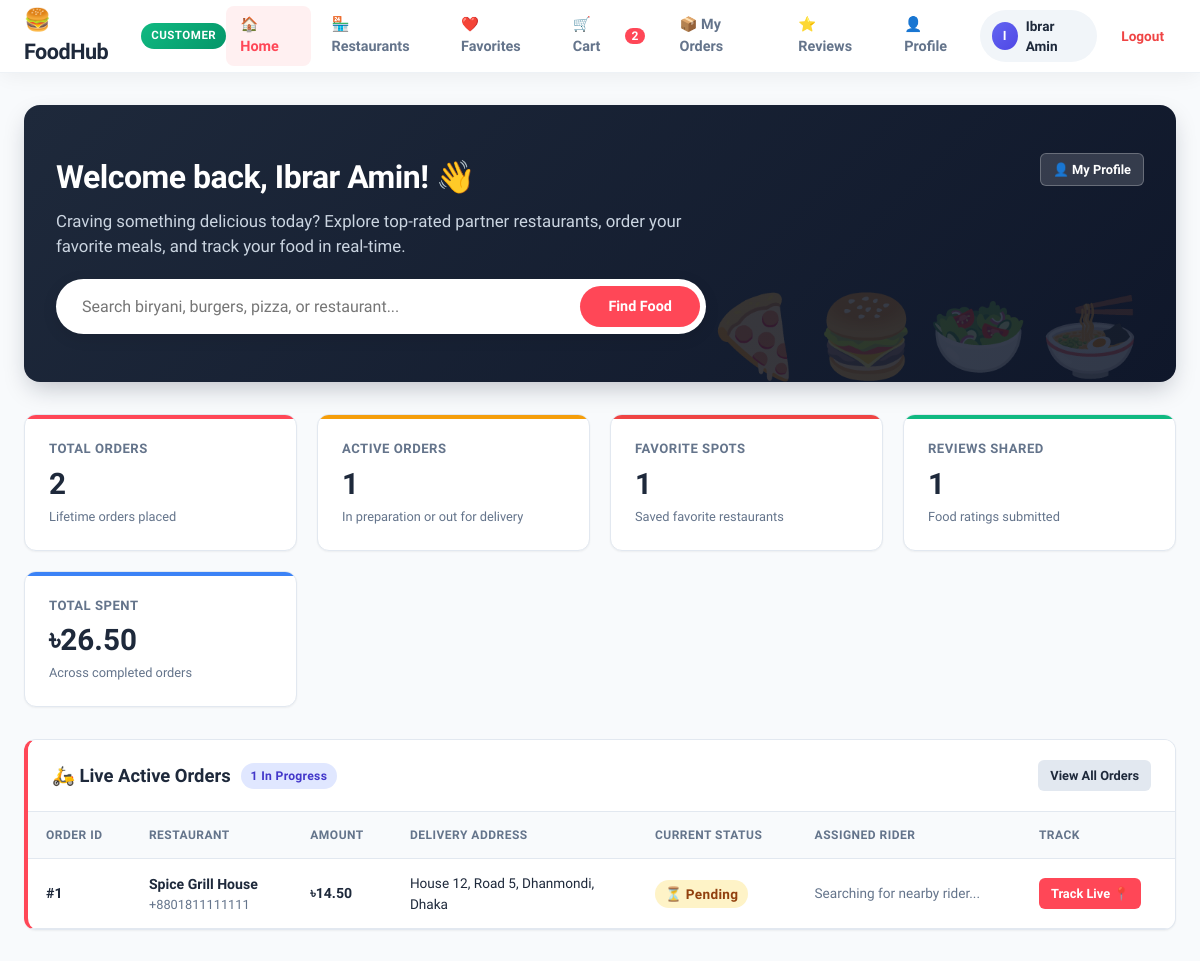
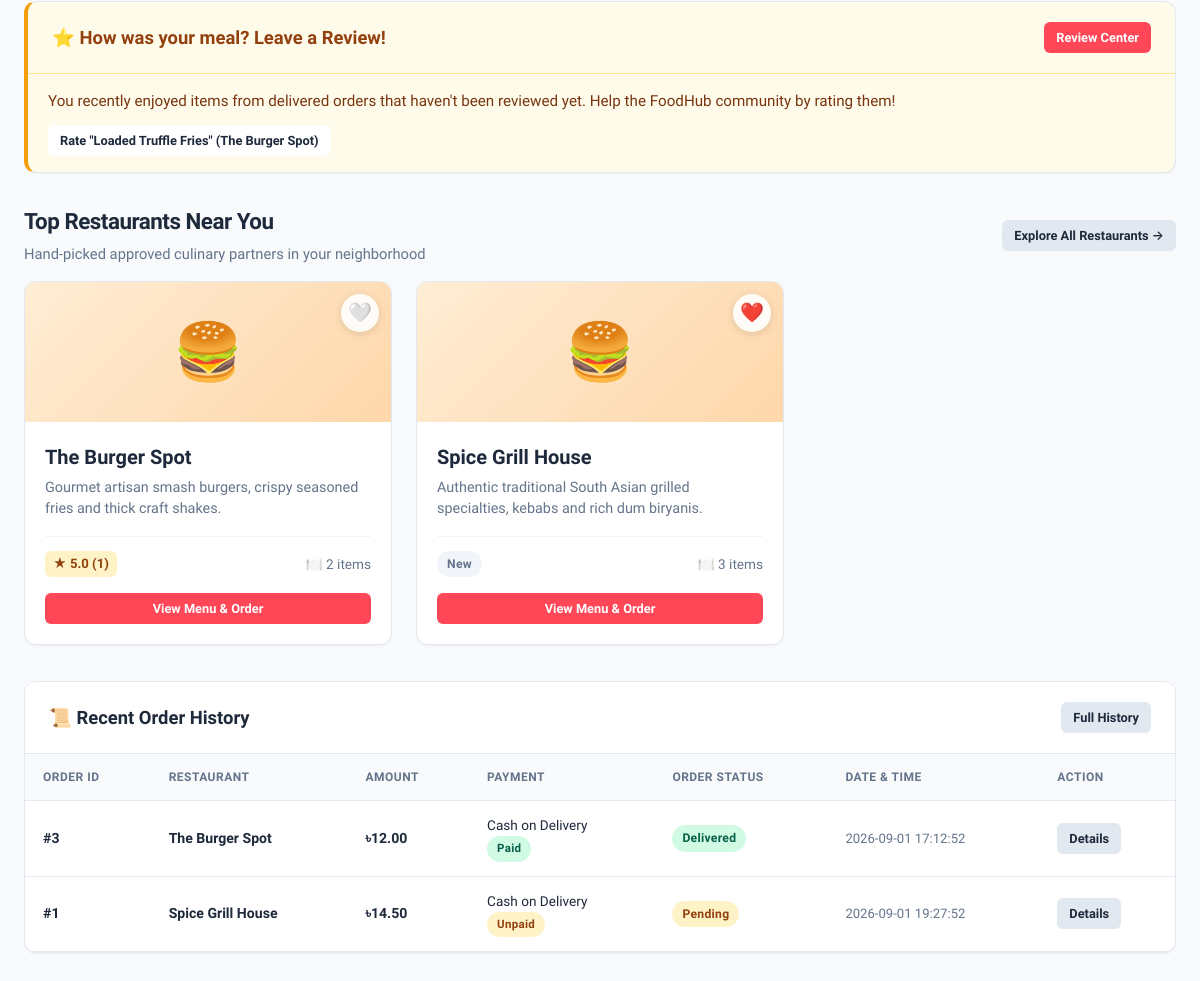
The app's page /dashboard.php (signed in) with its own data (2 pictures, top to bottom).
### tables this page shows
CREATE TABLE orders (
    order_id INT AUTO_INCREMENT PRIMARY KEY,
    customer_id INT NOT NULL,
    restaurant_id INT NOT NULL,
    total_amount DECIMAL(10, 2) NOT NULL,
    order_status ENUM('Pending', 'Preparing', 'Ready for Delivery', 'Out for Delivery', 'Delivered', 'Cancelled') DEFAULT 'Pending',
    delivery_address TEXT NOT NULL,
    payment_method VARCHAR(50) DEFAULT 'Cash on Delivery',
    payment_status ENUM('Unpaid', 'Paid') DEFAULT 'Unpaid',
    created_at TIMESTAMP DEFAULT CURRENT_TIMESTAMP,
    updated_at TIMESTAMP DEFAULT CURRENT_TIMESTAMP ON UPDATE CURRENT_TIMESTAMP,
    FOREIGN KEY (customer_id) REFERENCES users(user_id) ON DELETE CASCADE,
    FOREIGN KEY (restaurant_id) REFERENCES restaurants(restaurant_id) ON DELETE CASCADE
);

CREATE TABLE restaurants (
    restaurant_id INT AUTO_INCREMENT PRIMARY KEY,
    user_id INT NOT NULL,
    name VARCHAR(150) NOT NULL,
    description TEXT,
    address VARCHAR(255) NOT NULL,
    phone VARCHAR(20),
    status ENUM('Pending', 'Approved', 'Rejected', 'Suspended') DEFAULT 'Pending',
    created_at TIMESTAMP DEFAULT CURRENT_TIMESTAMP,
    updated_at TIMESTAMP DEFAULT CURRENT_TIMESTAMP ON UPDATE CURRENT_TIMESTAMP,
    FOREIGN KEY (user_id) REFERENCES users(user_id) ON DELETE CASCADE
);

CREATE TABLE food_items (
    item_id INT AUTO_INCREMENT PRIMARY KEY,
    restaurant_id INT NOT NULL,
    name VARCHAR(150) NOT NULL,
    description TEXT,
    price DECIMAL(10, 2) NOT NULL,
    category VARCHAR(50) DEFAULT 'Main Course',
    status ENUM('Available', 'Unavailable') DEFAULT 'Available',
    created_at TIMESTAMP DEFAULT CURRENT_TIMESTAMP,
    updated_at TIMESTAMP DEFAULT CURRENT_TIMESTAMP ON UPDATE CURRENT_TIMESTAMP,
    FOREIGN KEY (restaurant_id) REFERENCES restaurants(restaurant_id) ON DELETE CASCADE
);

### views/customer/dashboard.php (the view, shortened to what the rows shown need)
<?php
require_once __DIR__ . '/../partials/header.php';
$is_in_customer_dir = (strpos($_SERVER['PHP_SELF'], '/customer/') !== false);
$cust_prefix = $is_in_customer_dir ? '' : 'customer/';
$display_name = $customer_name ?? $user_name ?? 'Foodie';
?>
<div class="main-wrapper">
    <div class="customer-hero">
        <div style="display: flex; justify-content: space-between; align-items: flex-start; flex-wrap: wrap; gap: 16px;">
            <div>
                <h1 style="font-size: 2rem; font-weight: 800; margin-bottom: 8px;">Welcome back, <?php echo htmlspecialchars($display_name); ?>! 👋</h1>
            </div>
        </div>
    </div>
    <?php if (!empty($active_orders)): ?>
    <div class="card" style="border-left: 4px solid var(--primary); margin-bottom: 32px;">
        <div class="card-header" style="display: flex; justify-content: space-between; align-items: center;">
            <div style="display: flex; align-items: center; gap: 10px;">
                <h2 class="card-title" style="margin: 0;">🛵 Live Active Orders</h2>
            </div>
        </div>
        <div class="table-responsive">
            <table class="data-table">
                <thead>
                    <tr>
                        <th>Order ID</th>
                        <th>Restaurant</th>
                        <th>Amount</th>
                        <th>Delivery Address</th>
                        <th>Current Status</th>
                        <th>Assigned Rider</th>
                        <th>Track</th>
                    </tr>
                </thead>
                <tbody>
                    <?php foreach ($active_orders as $act): ?>
                    <tr>
                        <td><strong>#<?php echo $act['order_id']; ?></strong></td>
                        <td>
                            <strong><?php echo htmlspecialchars($act['restaurant_name']); ?></strong>
                            <?php if (!empty($act['restaurant_phone'])): ?>
                                <div style="font-size: 0.8rem; color: var(--text-muted);"><?php echo htmlspecialchars($act['restaurant_phone']); ?></div>
                            <?php endif; ?>
                        </td>
                        <td><strong>৳<?php echo number_format((float)$act['total_amount'], 2); ?></strong></td>
                        <td style="max-width: 220px; font-size: 0.85rem;"><?php echo htmlspecialchars($act['delivery_address']); ?></td>
                        <td>
                            <?php
                            $st = $act['order_status'];
                            $badge = 'badge-pending';
                            ?>
                            <span class="badge <?php echo $badge; ?>" style="font-size: 0.85rem;">⏳ <?php echo htmlspecialchars($st); ?></span>
                        </td>
                        <td>
                            <?php if (!empty($act['rider_name']) && $act['rider_name'] !== 'Unassigned'): ?>
                                <strong>🛵 <?php echo htmlspecialchars($act['rider_name']); ?></strong>
                                <?php if (!empty($act['rider_phone'])): ?>
                                    <div style="font-size: 0.8rem; color: var(--text-muted);"><?php echo htmlspecialchars($act['rider_phone']); ?></div>
                                <?php endif; ?>
                            <?php else: ?>
                                <span style="color: var(--text-muted); font-size: 0.85rem;">Searching for nearby rider...</span>
                            <?php endif; ?>
                        </td>
                        <td>
                            <a href="<?php echo $cust_prefix; ?>order_track.php?order_id=<?php echo $act['order_id']; ?>" class="btn btn-primary btn-sm">
                                Track Live 📍
                            </a>
                        </td>
                    </tr>
                    <?php endforeach; ?>
                </tbody>
            </table>
        </div>
    </div>
    <?php endif; ?>
    <?php if (!empty($unreviewed_items)): ?>
    <div class="card" style="border-left: 4px solid #f59e0b; margin-bottom: 32px; background: #fffbeb;">
        <div class="card-header" style="background: transparent; border-bottom: 1px solid #fde68a;">
            <h2 class="card-title" style="color: #92400e; margin: 0;">⭐ How was your meal? Leave a Review!</h2>
        </div>
        <div style="padding: 16px 20px;">
            <div style="display: flex; gap: 12px; flex-wrap: wrap;">
                <?php foreach (array_slice($unreviewed_items, 0, 3) as $unrev): ?>
                    <a href="<?php echo $cust_prefix; ?>reviews.php#review-<?php echo $unrev['order_id']; ?>-<?php echo $unrev['item_id']; ?>"
                       class="btn btn-secondary btn-sm"
                       style="background: #ffffff;">
                        Rate "<?php echo htmlspecialchars($unrev['item_name']); ?>" (<?php echo htmlspecialchars($unrev['restaurant_name']); ?>)
                    </a>
                <?php endforeach; ?>
            </div>
        </div>
    </div>
    <?php endif; ?>
    <div class="page-header" style="margin-top: 16px; margin-bottom: 16px;">
        <div>
            <h2 class="page-title" style="font-size: 1.4rem;">Top Restaurants Near You</h2>
        </div>
    </div>
    <div class="catalog-grid">
        <?php if (!empty($featured_restaurants)): ?>
            <?php foreach ($featured_restaurants as $rest): ?>
                <div class="restaurant-card">
                    <div class="restaurant-cover">
                        🍔
                        <?php if (!empty($rest['is_favorite'])): ?>
                            <form action="<?php echo $cust_prefix; ?>actions/remove_favorite.php" method="POST">
                                <button type="submit" class="fav-action-btn" title="Remove from favorites">❤️</button>
                            </form>
                        <?php else: ?>
                            <form action="<?php echo $cust_prefix; ?>actions/add_favorite.php" method="POST">
                                <button type="submit" class="fav-action-btn" title="Add to favorites">🤍</button>
                            </form>
                        <?php endif; ?>
                    </div>
                    <div class="restaurant-body">
                        <h3 class="restaurant-title"><?php echo htmlspecialchars($rest['restaurant_name']); ?></h3>
                        <p class="restaurant-desc"><?php echo htmlspecialchars($rest['description'] ?? 'Authentic flavors and freshly prepared dishes.'); ?></p>
                        <div class="restaurant-meta">
                            <div>
                                <?php if (!empty($rest['total_reviews']) && $rest['total_reviews'] > 0): ?>
                                    <span class="rating-badge">★ <?php echo number_format((float)$rest['avg_rating'], 1); ?> (<?php echo $rest['total_reviews']; ?>)</span>
                                <?php else: ?>
                                    <span class="badge" style="background:#f1f5f9; color:#64748b;">New</span>
                                <?php endif; ?>
                            </div>
                            <div>🍽️ <?php echo $rest['total_items'] ?? $rest['available_items'] ?? 0; ?> items</div>
                        </div>
                        <div style="margin-top: 16px;">
                            <a href="<?php echo $cust_prefix; ?>view_menu.php?restaurant_id=<?php echo $rest['restaurant_id']; ?>" class="btn btn-primary btn-sm" style="width: 100%; text-align: center;">
                                View Menu & Order
                            </a>
                        </div>
                    </div>
                </div>
            <?php endforeach; ?>
        <?php endif; ?>
    </div>
    <div class="card" style="margin-top: 32px;">
        <div class="card-header" style="display: flex; justify-content: space-between; align-items: center;">
            <h2 class="card-title" style="margin: 0;">📜 Recent Order History</h2>
        </div>
        <div class="table-responsive">
            <table class="data-table">
                <thead>
                    <tr>
                        <th>Order ID</th>
                        <th>Restaurant</th>
                        <th>Amount</th>
                        <th>Payment</th>
                        <th>Order Status</th>
                        <th>Date & Time</th>
                        <th>Action</th>
                    </tr>
                </thead>
                <tbody>
                    <?php if (!empty($my_orders)): ?>
                        <?php foreach (array_slice($my_orders, 0, 5) as $ord): ?>
                        <tr>
                            <td><strong>#<?php echo $ord['order_id']; ?></strong></td>
                            <td><strong><?php echo htmlspecialchars($ord['restaurant_name']); ?></strong></td>
                            <td><strong>৳<?php echo number_format((float)$ord['total_amount'], 2); ?></strong></td>
                            <td>
                                <span style="font-size: 0.85rem;"><?php echo htmlspecialchars($ord['payment_method']); ?></span><br>
                                <span class="badge <?php echo ($ord['payment_status'] === 'Paid') ? 'badge-delivered' : 'badge-pending'; ?>" style="font-size: 0.72rem;">
                                    <?php echo htmlspecialchars($ord['payment_status']); ?>
                                </span>
                            </td>
                            <td>
                                <?php
                                $st = $ord['order_status'];
                                $badgeClass = 'badge-pending';
                                if ($st === 'Delivered') $badgeClass = 'badge-delivered';
                                elseif ($st === 'Cancelled') $badgeClass = 'badge-cancelled';
                                elseif ($st === 'Preparing' || $st === 'Out for Delivery' || $st === 'Ready for Delivery') $badgeClass = 'badge-rider';
                                ?>
                                <span class="badge <?php echo $badgeClass; ?>"><?php echo htmlspecialchars($st); ?></span>
                            </td>
                            <td style="font-size: 0.82rem; color: var(--text-muted);"><?php echo htmlspecialchars($ord['created_at']); ?></td>
                            <td>
                                <a href="<?php echo $cust_prefix; ?>order_track.php?order_id=<?php echo $ord['order_id']; ?>" class="btn btn-secondary btn-sm">
                                    Details
                                </a>
                            </td>
                        </tr>
                        <?php endforeach; ?>
                    <?php endif; ?>
                </tbody>
            </table>
        </div>
    </div>
</div>
<?php require_once __DIR__ . '/../partials/footer.php'; ?>

### records on screen
orders: order_id "1", restaurant.name "Spice Grill House", restaurant.phone "+8801811111111", total_amount "14.50", delivery_address "House 12, Road 5, Dhanmondi, Dhaka", order_status "Pending", payment_method "Cash on Delivery", payment_status "Unpaid", created_at "2026-09-01 19:27:52"
orders: food_items.name "Loaded Truffle Fries", restaurant.name "The Burger Spot", order_id "3", total_amount "12.00", payment_method "Cash on Delivery", payment_status "Paid", order_status "Delivered", created_at "2026-09-01 17:12:52"
restaurants: name "The Burger Spot", description "Gourmet artisan smash burgers, crispy seasoned fries and thick craft shakes.", avg_rating "5.0", total_reviews "1", total_items "2"
restaurants: name "Spice Grill House", description "Authentic traditional South Asian grilled specialties, kebabs and rich dum biryanis.", shows "New", total_items "3", $rest['restaurant_id'] 1 (drawn)

### other values on screen
$cart_count "2"
substr($display_username, 0, 1) "I"
$display_username "Ibrar Amin"
$display_name "Ibrar Amin"
$customer_stats['total_orders'] "2"
count($active_orders ?? []) "1"
$total_favorites "1"
$total_reviews "1"
$customer_stats['total_spent'] "26.50"
count($active_orders) "1"
